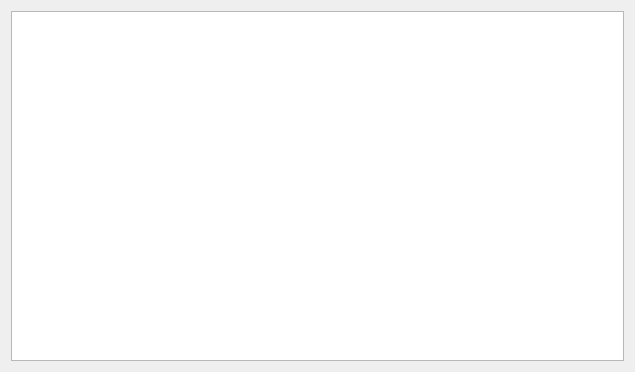
<?xml version="1.0" encoding="UTF-8"?>
<ui version="4.0">
 <class>grains_viewer_widget</class>
 <widget class="QWidget" name="grains_viewer_widget">
  <property name="geometry">
   <rect>
    <x>0</x>
    <y>0</y>
    <width>635</width>
    <height>372</height>
   </rect>
  </property>
  <property name="windowTitle">
   <string>Select Grains</string>
  </property>
  <layout class="QVBoxLayout" name="verticalLayout">
   <item>
    <widget class="GrainsTableView" name="table_view">
     <property name="selectionMode">
      <enum>QAbstractItemView::NoSelection</enum>
     </property>
    </widget>
   </item>
  </layout>
 </widget>
 <customwidgets>
  <customwidget>
   <class>GrainsTableView</class>
   <extends>QTableView</extends>
   <header>grains_table_view.py</header>
  </customwidget>
 </customwidgets>
 <tabstops>
  <tabstop>table_view</tabstop>
 </tabstops>
 <resources/>
 <connections/>
</ui>
